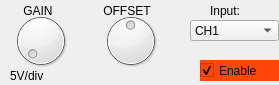
           <widget class="QWidget" name="CH1_controls">
            <property name="geometry">
             <rect>
              <x>0</x>
              <y>0</y>
              <width>279</width>
              <height>85</height>
             </rect>
            </property>
            <attribute name="label">
             <string>CH1:    5V/div</string>
            </attribute>
            <widget class="QDial" name="dial_6">
             <property name="geometry">
              <rect>
               <x>10</x>
               <y>10</y>
               <width>61</width>
               <height>61</height>
              </rect>
             </property>
             <property name="maximum">
              <number>7</number>
             </property>
             <property name="pageStep">
              <number>1</number>
             </property>
            </widget>
            <widget class="QLabel" name="label_31">
             <property name="geometry">
              <rect>
               <x>20</x>
               <y>0</y>
               <width>51</width>
               <height>21</height>
              </rect>
             </property>
             <property name="text">
              <string> GAIN</string>
             </property>
            </widget>
            <widget class="QComboBox" name="comboBox_5">
             <property name="geometry">
              <rect>
               <x>190</x>
               <y>20</y>
               <width>89</width>
               <height>21</height>
              </rect>
             </property>
             <item>
              <property name="text">
               <string>CH1</string>
              </property>
             </item>
             <item>
              <property name="text">
               <string>CH2</string>
              </property>
             </item>
             <item>
              <property name="text">
               <string>CH3</string>
              </property>
             </item>
             <item>
              <property name="text">
               <string>CH4</string>
              </property>
             </item>
             <item>
              <property name="text">
               <string>CH5</string>
              </property>
             </item>
             <item>
              <property name="text">
               <string>CH6</string>
              </property>
             </item>
             <item>
              <property name="text">
               <string>CH7</string>
              </property>
             </item>
             <item>
              <property name="text">
               <string>CH8</string>
              </property>
             </item>
             <item>
              <property name="text">
               <string>CH9</string>
              </property>
             </item>
             <item>
              <property name="text">
               <string>5V</string>
              </property>
             </item>
             <item>
              <property name="text">
               <string>PCS</string>
              </property>
             </item>
             <item>
              <property name="text">
               <string>9V</string>
              </property>
             </item>
             <item>
              <property name="text">
               <string>IN1</string>
              </property>
             </item>
             <item>
              <property name="text">
               <string>SEN</string>
              </property>
             </item>
            </widget>
            <widget class="QLabel" name="label_32">
             <property name="geometry">
              <rect>
               <x>210</x>
               <y>0</y>
               <width>41</width>
               <height>21</height>
              </rect>
             </property>
             <property name="toolTip">
              <string>Monitor a different channel</string>
             </property>
             <property name="text">
              <string>Input:</string>
             </property>
            </widget>
            <widget class="QCheckBox" name="ch1">
             <property name="geometry">
              <rect>
               <x>200</x>
               <y>60</y>
               <width>81</width>
               <height>21</height>
              </rect>
             </property>
             <property name="styleSheet">
              <string notr="true">background-color: rgb(255, 71, 10);</string>
             </property>
             <property name="text">
              <string>Enable</string>
             </property>
             <property name="checked">
              <bool>true</bool>
             </property>
             <property name="tristate">
              <bool>false</bool>
             </property>
            </widget>
            <widget class="QLabel" name="CH1_gain_label">
             <property name="geometry">
              <rect>
               <x>10</x>
               <y>60</y>
               <width>71</width>
               <height>31</height>
              </rect>
             </property>
             <property name="text">
              <string>5V/div</string>
             </property>
            </widget>
            <widget class="QDial" name="dial_7">
             <property name="geometry">
              <rect>
               <x>100</x>
               <y>10</y>
               <width>61</width>
               <height>61</height>
              </rect>
             </property>
             <property name="minimum">
              <number>-5</number>
             </property>
             <property name="maximum">
              <number>5</number>
             </property>
             <property name="pageStep">
              <number>1</number>
             </property>
             <property name="value">
              <number>0</number>
             </property>
            </widget>
            <widget class="QLabel" name="label_34">
             <property name="geometry">
              <rect>
               <x>100</x>
               <y>0</y>
               <width>61</width>
               <height>21</height>
              </rect>
             </property>
             <property name="text">
              <string> OFFSET</string>
             </property>
            </widget>
           </widget>
